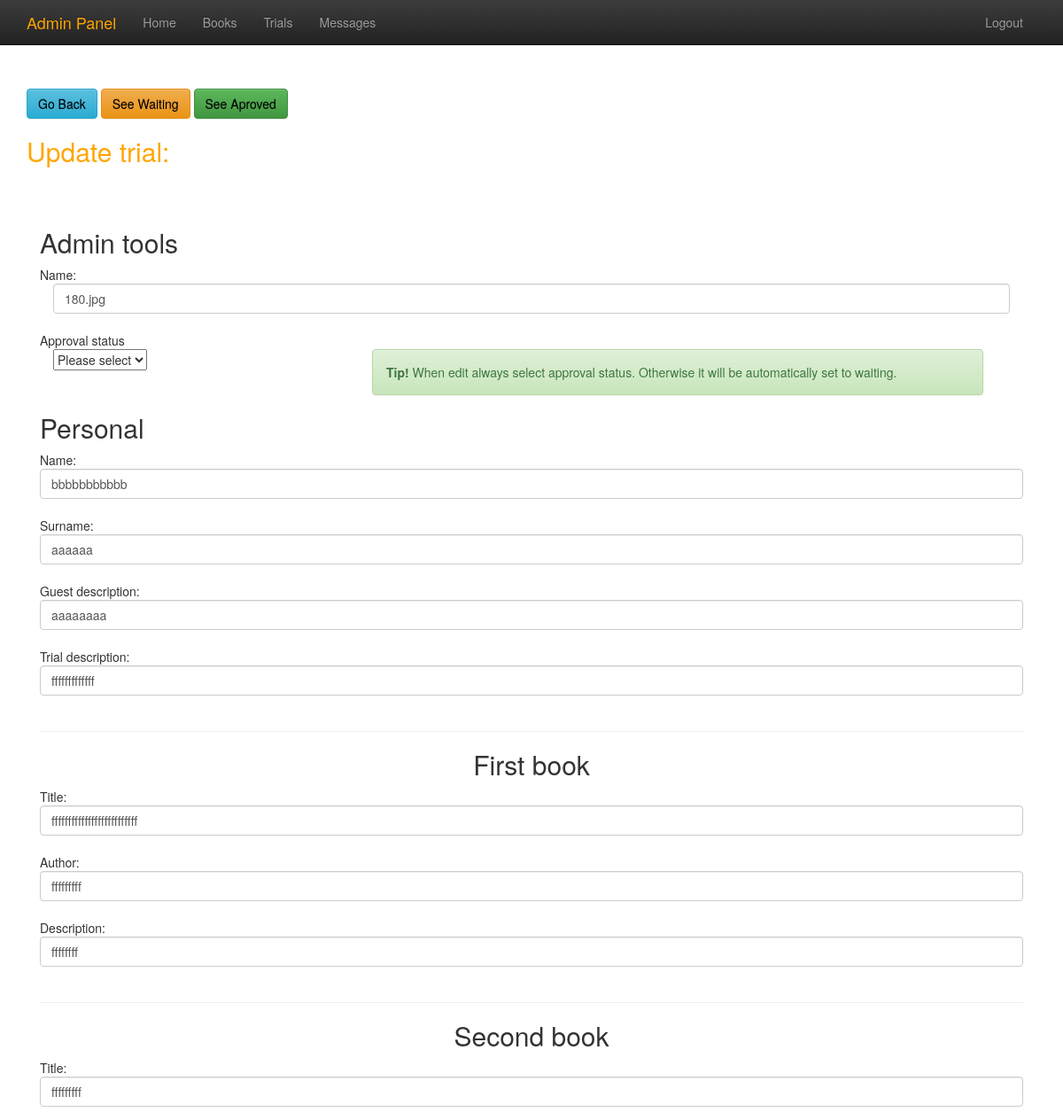
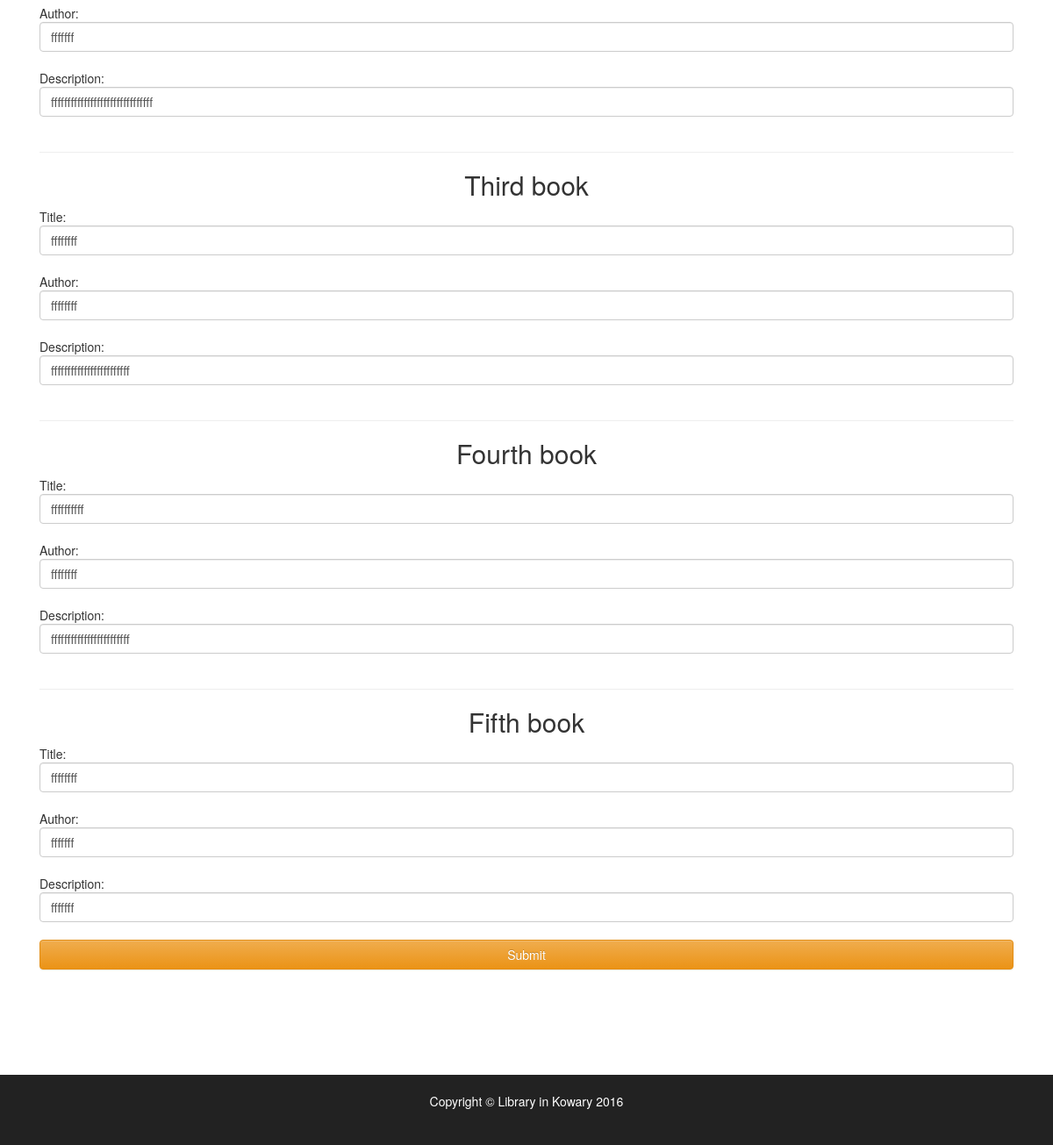
Page /edit/15 (signed in) on the committed database (2 pictures, top to bottom).
### tables this page shows
CREATE TABLE books
                  (id INTEGER PRIMARY KEY, p_name text, p_surname text, p_desc text, p_img text, path_status text, path_desc text, b1_title text, b1_author text, b1_img text, b1_desc text, b2_title text, b2_author text, b2_img text, b2_desc text, b3_title text, b3_author text, b3_img text, b3_desc text, b4_title text, b4_author text, b4_img text, b4_desc text, b5_title text, b5_author text, b5_img text, b5_desc text, ip text);

### insert2.py (the view, shortened to what this page needs)
@app.route('/edit/<int:id>',methods=['GET','POST'])
def edit(id):
  if session.get('logged_in'):
    msg = None
    sql2 = ('SELECT * FROM books WHERE id = ?')
    connection = sqlite3.connect("books.db")
    connection.row_factory = sqlite3.Row
    path = connection.cursor().execute(sql2,[id]).fetchall()
    return render_template('edit.html',id=id, path=path, msg=msg)
  else:
    abort(401)

### templates/edit.html (shortened to what this page needs)
{%extends "base_admin.html"%}
{%block content%}
<div class="container" style="margin-top:100px;" >
		<button class="page-scroll btn btn-xl btn-info"  style="color:black" onclick="goBack()">Go Back</button>
		<a href="/list2" class="page-scroll btn btn-xl btn-warning" style="color:black">See Waiting</a>
 <a href="/list1" class="page-scroll btn btn-xl btn-success" style="color:black">See Aproved</a>
		 {% for row in path %}
	  <form action = "/edit/{{ row['id'] }}" method = "POST">
         <h2 style="color:orange;">Update trial:</h2><br><br>
		  <div class="col-md-12" >
		  <h2>Admin tools</h2>
		    Name:
		 <div class="col-md-12" >
		 <input type = "text" class="form-control" name = "p_img" value="{{row['p_img']}}" /></br>
         </div>
		 <div class=" row col-md-12" >
		 Approval status<br>
		 <div class="col-md-4">
		 <select name="status" class="selectpicker">
               <option value="1">Please select</option>
            </select>
			 <br>
		  <br>
		  </div>
		<div class="col-md-8">
			<div class="alert alert-success">
				<strong>Tip! </strong>When edit always select approval status. Otherwise it will be automatically set to waiting.
			</div>
		</div>
		  </div>
		  	<h2>Personal</h2>
         Name:
		 <input type = "text" class="form-control" name = "p_name" value="{{row['p_name']}}" /></br>
         </div>
         <div class="col-md-12" >
         Surname:
		 <input type = "text" class="form-control" name = "p_surname" value="{{row['p_surname']}}" /><br>
		 </div>
		 <div class="col-md-12" >
		 Guest description:
         <input type = "text" class="form-control"name = "p_desc" value="{{row['p_desc']}}"/><br>
         </div>
		 <div class="col-md-12" >
		 Trial description:
         <input type = "text" class="form-control" name = "path_desc" value="{{row['path_desc']}}"/><br>
         </div>
		  <div class="col-md-12" >
		  <hr style="color:orange;">
		  <center><h2>First book</h2></center>
		 Title:
         <input type = "text" class="form-control" name = "b1_title" value="{{row['b1_title']}}"/><br>
         </div>
		 <div class="col-md-12" >
		 Author:
         <input type = "text" class="form-control" name = "b1_author" value="{{row['b1_author']}}"/><br>
         </div>
		 <div class="col-md-12" >
		 Description:
         <input type = "text" class="form-control" name = "b1_desc" value="{{row['b1_desc']}}" /><br>
         </div>
		  <div class="col-md-12" >
		  <hr style="color:orange;">
		  <center><h2>Second book</h2></center>
		 Title:
         <input type = "text" class="form-control" name = "b2_title" value="{{row['b2_title']}}" /><br>
         </div>
		 <div class="col-md-12" >
		 Author:
         <input type = "text" class="form-control" name = "b2_author" value="{{row['b2_author']}}" /><br>
         </div>
		 <div class="col-md-12" >
		 Description:
         <input type = "text" class="form-control" name = "b2_desc" value="{{row['b2_desc']}}" /><br>
         </div>
		  <div class="col-md-12" >
		  <hr style="color:orange;">
		    <center><h2>Third book</h2></center>
		 Title:
         <input type = "text" class="form-control" name = "b3_title" value="{{row['b3_title']}}" /><br>
         </div>
		 <div class="col-md-12" >
		 Author:
         <input type = "text" class="form-control" name = "b3_author" value="{{row['b3_author']}}" /><br>
         </div>
		 <div class="col-md-12" >
		 Description:
         <input type = "text" class="form-control" name = "b3_desc" value="{{row['b3_desc']}}" /><br>
         </div>
		  <div class="col-md-12" >
		  <hr style="color:orange;">
		  <center><h2>Fourth book</h2></center>
		 Title:
         <input type = "text" class="form-control" name = "b4_title" value="{{row['b4_title']}}" /><br>
         </div>
		 <div class="col-md-12" >
		 Author:
         <input type = "text" class="form-control" name = "b4_author" value="{{row['b4_author']}}" /><br>
         </div>
		 <div class="col-md-12" >
		 Description:
         <input type = "text" class="form-control" name = "b4_desc" value="{{row['b4_desc']}}" /><br>
         </div>
		  <div class="col-md-12" >
		  <hr style="color:orange;">
		  <center><h2>Fifth book</h2></center>
		 Title:
         <input type = "text" class="form-control" name = "b5_title" value="{{row['b5_title']}}" /><br>
         </div>
		 <div class="col-md-12" >
		 Author:
         <input type = "text" class="form-control" name = "b5_author" value="{{row['b5_author']}}" /><br>
         </div>
		 <div class="col-md-12" >
		 Description:
         <input type = "text" class="form-control" name = "b5_desc" value="{{row['b5_desc']}}" /><br>
         </div>
		  <div class="col-md-12" >
		<button type="submit" class="btn btn-warning btn-block">Submit</button>
         </div>
      </form>
	    {%  endfor %}
</div>
{%endblock%}

### rows in the picture
books: p_img "180.jpg", p_name "bbbbbbbbbbb", p_surname "aaaaaa", p_desc "aaaaaaaa", path_desc "fffffffffffff", b1_title "ffffffffffffffffffffffffff", b1_author "fffffffff", b1_desc "ffffffff", b2_title "fffffffff", b2_author "fffffff", b2_desc "fffffffffffffffffffffffffffffff", b3_title "ffffffff", b3_author "ffffffff", b3_desc "ffffffffffffffffffffffff", b4_title "ffffffffff", b4_author "ffffffff", b4_desc "ffffffffffffffffffffffff", b5_title "ffffffff", b5_author "fffffff", b5_desc "fffffff"
